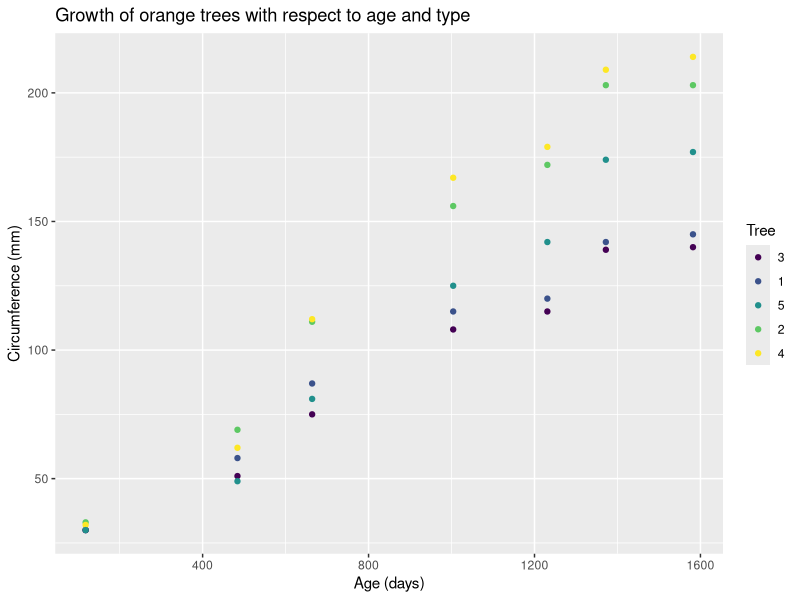
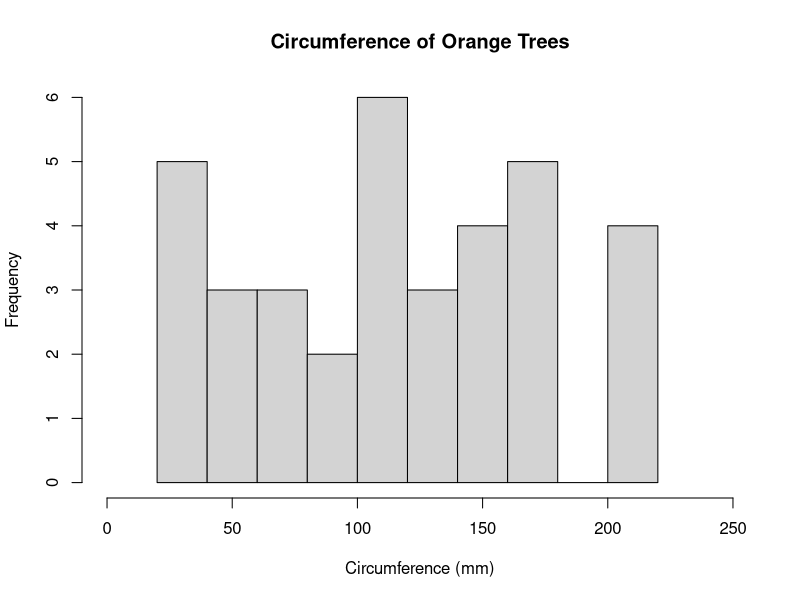

These charts were generated, in order, by the following R code:
## ---- chunk 1
knitr::opts_chunk$set(echo = TRUE)
## ---- chunk 2
library(ggplot2)
my_plot <- ggplot(Orange) + geom_point(mapping = aes(x = age, y = circumference, color = Tree)) + labs(x = "Age (days)", y = "Circumference (mm)", title = "Growth of orange trees with respect to age and type")
print(my_plot)
## ---- chunk 3
hist(Orange$circumference, main = "Circumference of Orange Trees", xlim = c(0,250), xlab = "Circumference (mm)")
